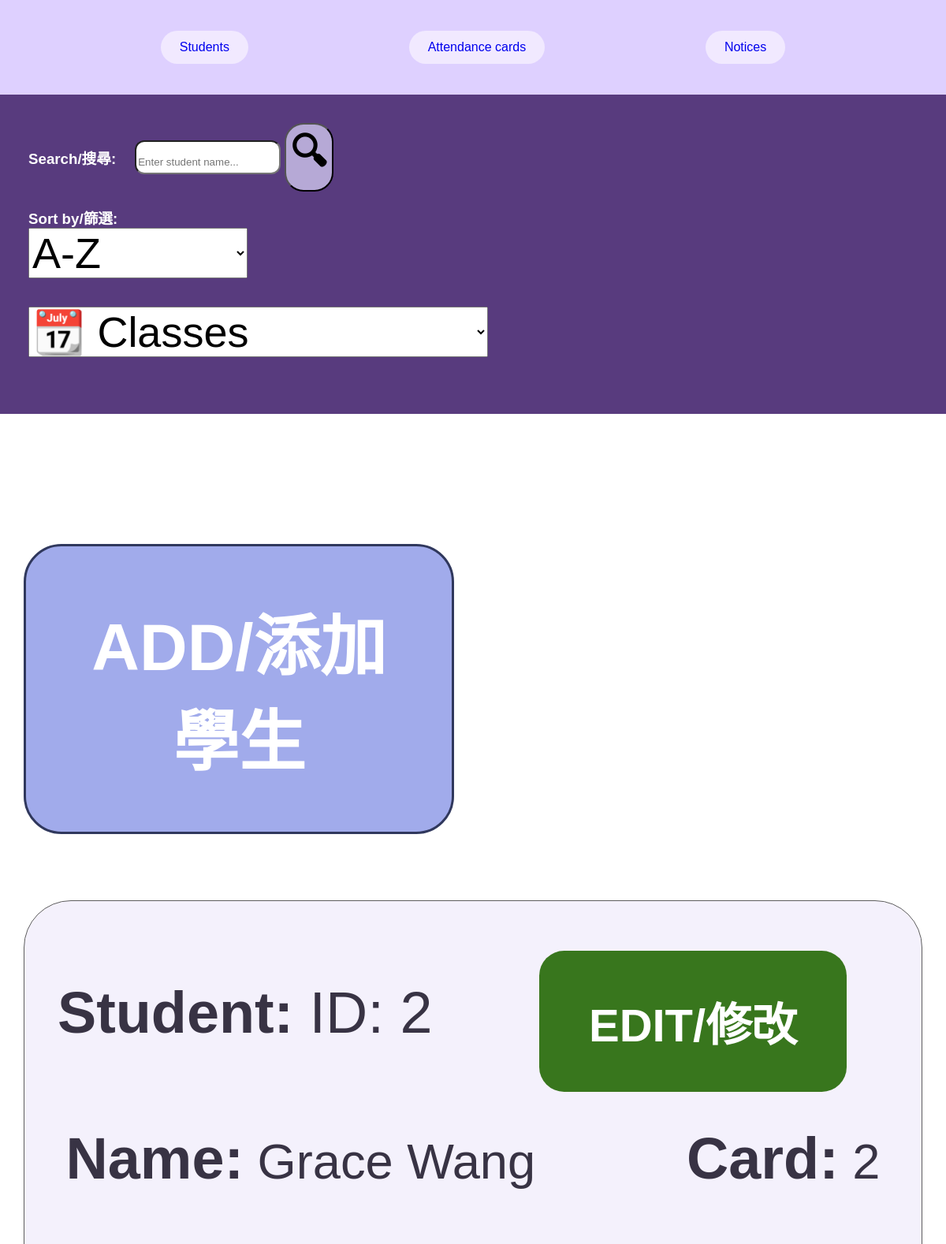
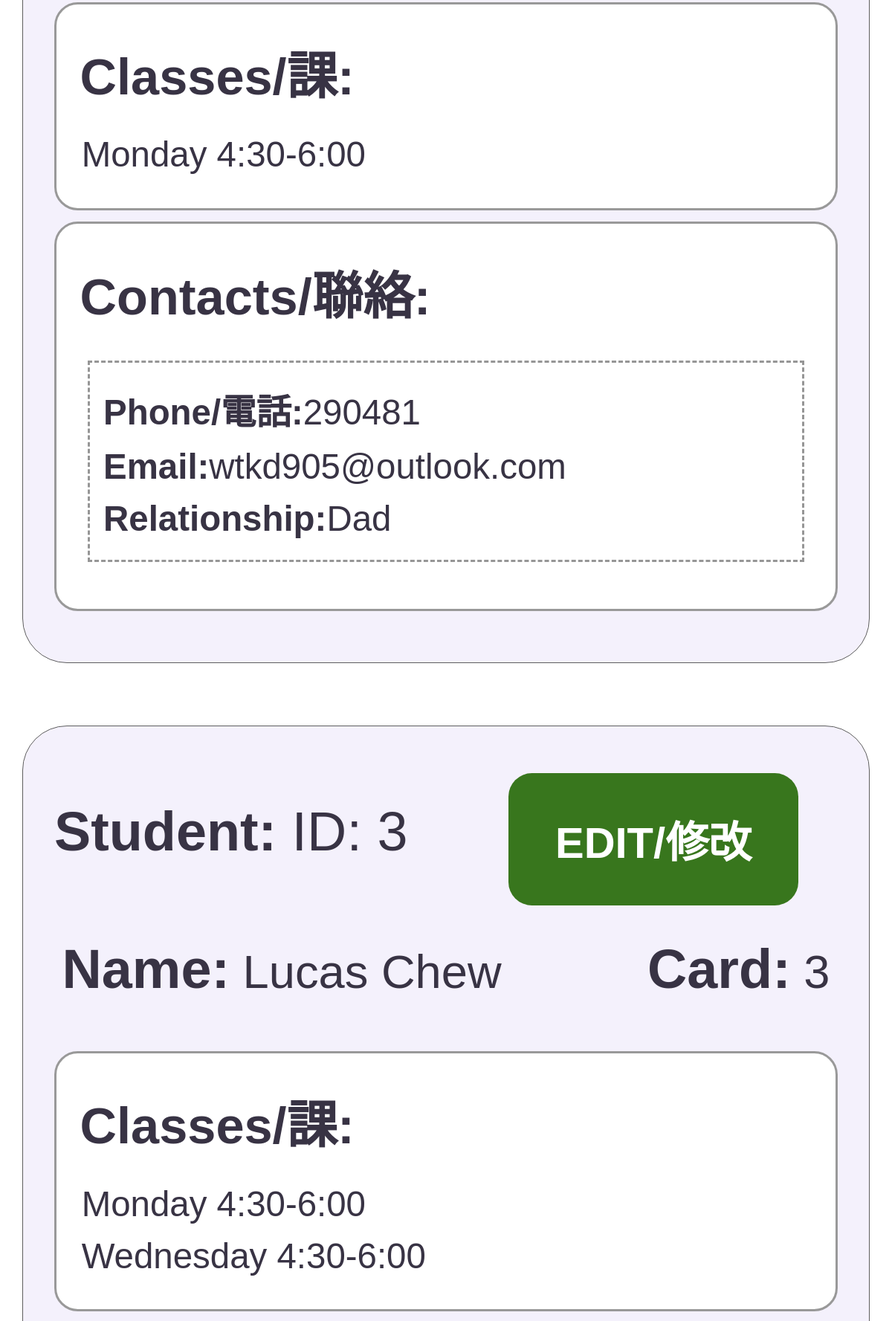
/students (upper part), run on the app's committed database (2 pictures, top to bottom).
### tables this page shows
CREATE TABLE STUDENTS (student_id INTEGER PRIMARY KEY, first_name TEXT, surname TEXT, card_id INTEGER REFERENCES ATTENDANCE_CARDS (card_id));

CREATE TABLE CLASSES (class_id INTEGER PRIMARY KEY, week_day TEXT, time TEXT);

CREATE TABLE STUDENTS_CONTACTS (student_id INTEGER REFERENCES STUDENTS (student_id), contact_id INTEGER REFERENCES CONTACTS (contact_id), relationship_to_student TEXT);

CREATE TABLE CONTACTS (contact_id INTEGER PRIMARY KEY, phone TEXT, email TEXT);

### app.py (the view)
@app.route("/students")
def student_page():
    db = get_db()
    student_d = {}
    student_infos = get_all_students()
    class_options = get_all_classes()
    for y in student_infos:
        student_class = db.execute("SELECT week_day, time FROM STUDENTS_CLASSES LEFT JOIN CLASSES ON " \
                         "STUDENTS_CLASSES.class_id = CLASSES.class_id WHERE student_id= ? ", (y["student_id"],)).fetchall()
        student_contacts = db.execute("SELECT CONTACTS.phone, CONTACTS.email, STUDENTS_CONTACTS.relationship_to_student FROM " \
    "STUDENTS_CONTACTS LEFT JOIN CONTACTS ON STUDENTS_CONTACTS.contact_id = CONTACTS.contact_id WHERE student_id =?", (y["student_id"],)).fetchall()
        student_d[y["student_id"]] = {"Info" : y , "Classes" : student_class , "Contacts" : student_contacts}
    return render_template("studentpage.html", student_d=student_d, class_options=class_options)

### app.py (called while the page is built)
def get_db():
    if "db" not in g:
        g.db = sqlite3.connect(DATABASE)
        g.db.row_factory = sqlite3.Row
    return g.db

def get_all_students():
    db = get_db()
    return db.execute("SELECT * FROM STUDENTS").fetchall()

def get_all_classes():
    db =get_db()
    return  db.execute("SELECT * FROM CLASSES").fetchall()

### templates/studentpage.html (shortened to what this page needs)
{% extends "layout.html" %}
{% block content %}
<link rel="stylesheet" href="{{ url_for('static', filename='studentpage.css') }}">
    <main>
        <div class="controls">
          <section class="search-section">
            <h3> Search/搜尋:</h3>
            <form method = "GET" action = "{{ url_for('search_student') }}" >
              <input type = "text" name ="user_search" placeholder="Enter student name...">
              <button type="submit">
                      🔍︎
              </button>
            </form>
          </section>
          <section class="sort-section">
            <h3>Sort by/篩選:</h3>
            <form method="GET" action="{{ url_for('sorted_student') }}">
                    <select name="alphabetical" onchange="this.form.submit()">
                          <option value="" disabled selected> A-Z </option>
                    </select>
            </form>
            <form method="GET" action="{{ url_for('sorted_student') }}">
                    <select name="by_class" onchange="this.form.submit()">
                          <option value="" disabled selected> 📆 Classes </option>
                    </select>
            </form>
          </section>
        </div>
        <a class="add-button" href="{{ url_for('add_student', og_page=request.full_path)}}">ADD/添加學生</a>
            {% for i in student_d %}
              <div class="student-box">
                  <div class="student-header">
                      <p>
                        <strong>Student:</strong>
                        ID: {{ student_d[i]["Info"]["student_id"] }}
                      </p>
                      <a class="edit-button" href="{{ url_for('edit_page', student_id=student_d[i]['Info']['student_id'], og_page=request.full_path)}}">EDIT/修改</a>
                  </div>
                  <div class="student-details">
                      <p class="student-name">
                          <strong>Name:</strong> {{ student_d[i]["Info"]["first_name"] }} {{ student_d[i]["Info"]["surname"] }}
                      </p>
                      <p>
                          <strong>Card:</strong> {{ student_d[i]["Info"]["card_id"] }}
                      </p>
                  </div>
                  <div class="student-info">
                      <section>
                          <h3>Classes/課:</h3>
                          {% for classes in student_d[i]["Classes"] %}
                              <p>{{ classes["week_day"] }} {{ classes["time"] }}</p>
                          {% endfor %}
                      </section>
                      <section>
                          <h3>Contacts/聯絡:</h3>
                          {% for contacts in student_d[i]["Contacts"] %}
                            <div class="contacts">
                              <p><strong>Phone/電話:</strong>{{ contacts["phone"] }}</p>
                              <p><strong>Email:</strong>{{ contacts["email"] }}</p>
                              <p><strong>Relationship:</strong>{{ contacts["relationship_to_student"] }}</p>
                            </div>
                          {% endfor %}
                      </section>
                  </div>
              </div>
            {% endfor %}
    </main>
{% endblock %}

### static/layout.css (style rules this page uses)
html, body, main { margin: 0; padding: 0; width: 100%; font-family: sans-serif; }
body { padding-top: 10cqw; }
.controls { top: 0; left: 0; position: fixed; width: 100%; top: 10cqw; box-sizing: border-box; z-index: 1000; background-color: rgb(88, 59, 126); padding: 3cqw; margin: 0; color: white; }
.search-section h3 { margin: 0; }
.search-section input { border-radius: 1cqw; padding-top: 1.5cqw; padding-bottom: 0.5cqw; }
.sort-section select { margin-bottom: 3cqw; font-size: 4.5cqw; }
.sort-section h3 { margin-bottom: 0; }
.controls button { background-color: #b6a9d6; border-radius: 2cqw; font-size: 4cqw; font-weight: bold; }
.search-section { display: flex; align-items: center; gap: 2cqw; }

### static/studentpage.css (style rules this page uses)
body { padding-top: 55cqw; }
.add-button { display: block; width: 35%; background-color: rgb(161, 171, 235); color: white; padding: 5cqw; margin: 2.5cqw; border: 0.3cqw solid rgb(48, 56, 93); border-radius: 4cqw; font-size: 7cqw; text-align: center; font-weight: bolder; text-decoration: none; }
.student-box { container-type: inline-size; background-color: #f4f1fc; color: #383344; border: 0.15cqw solid #5e5e5e; border-radius: 5cqw; padding: 3.5cqw; margin: 7cqw auto; width: 95%; box-sizing: border-box; }
.student-box h3 { font-size: 6.5cqw; margin-top: 0; margin-bottom: 2cqw; padding: 1cqw 0; }
.student-box p { font-size: 4.5cqw; margin: 1cqw 0; overflow-wrap: anywhere; }
.student-header { display: flex; justify-content: space-between; align-items: center; }
.student-header p { font-size: 7cqw; margin: 0; }
.edit-button { background-color: #38761d; color: white; font-size: 5.5cqw; font-weight: bold; text-decoration: none; padding: 4.5cqw 6cqw; margin: 2cqw 5cqw; margin-bottom: 0; border-radius: 3cqw; }
.student-details { display: flex; justify-content: space-between; align-items: flex-start; gap: 3cqw; margin: 2cqw 0; }
.student-details p { font-size: 6cqw; margin: 2cqw 1cqw; }
.student-details p strong { font-size: 7cqw; }
.student-name { overflow-wrap: anywhere; }
.student-info { padding: 1cqw 0; border-radius: 2cqw; }
.student-info p { padding: 0.2cqw; }
.student-info section { border: 0.3cqw solid rgb(153, 153, 153); border-radius: 3cqw; margin: 1.5cqw 0cqw; padding: 3cqw; background-color: white; }
.contacts { border: 0.3cqw dashed rgb(150, 150, 150); margin: 3cqw 1cqw; padding: 1.5cqw; }

### data on the page
STUDENTS: student_id "2", first_name "Grace", surname "Wang", card "2"
CLASSES: week_day "Monday", time "4:30-6:00"
STUDENTS_CONTACTS: phone "290481", email "wtkd905@outlook.com", relationship_to_student "Dad"
STUDENTS: student_id "3", first_name "Lucas", surname "Chew", card "3"
CLASSES: week_day "Wednesday", time "4:30-6:00"
